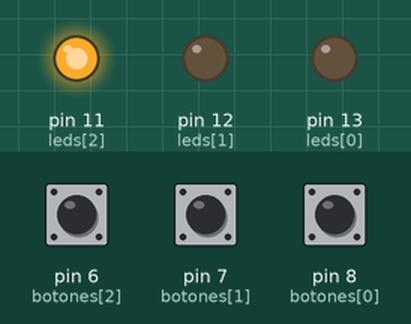
Simulated run of this sketch. Board: Arduino Uno, built with avr-gcc and run on an emulated ATmega328P. Parts: output pins drawn as LEDs (lit = HIGH). The test bench sets the inputs (shaded band); at power-on: pin 6 (botones[2]) HIGH, pin 7 (botones[1]) HIGH, pin 8 (botones[0]) HIGH. Random numbers use the default seed unless the sketch sets one.

Above: at 1.2 s.
1.3 s: pin 6 (botones[2]) pulled LOW for 0.15 s
At 2.3 s:
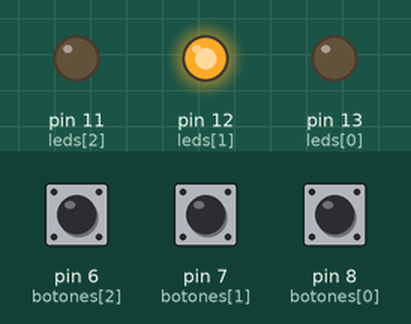
2.9 s: pin 7 (botones[1]) pulled LOW for 0.15 s
At 3.5 s:
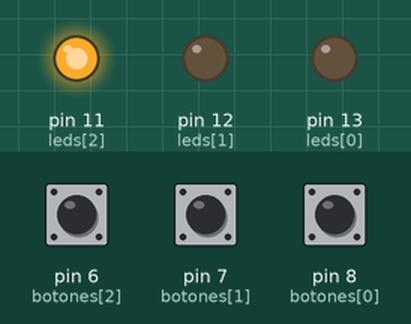
4.5 s: pin 6 (botones[2]) pulled LOW for 1 s
At 5.9 s:
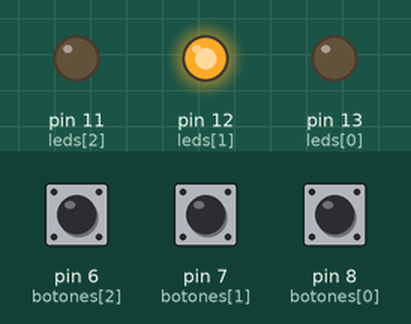
7.0 s: pin 7 (botones[1]) pulled LOW for 1 s
At 7.8 s:
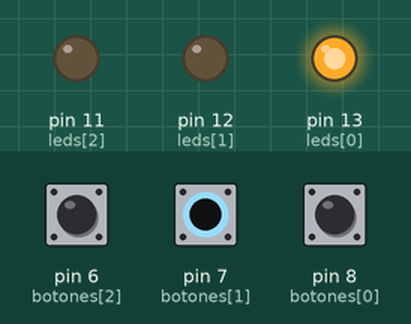
Timing chart, 0 to 10.0 s (numbered marks = the images above; inputs shaded):
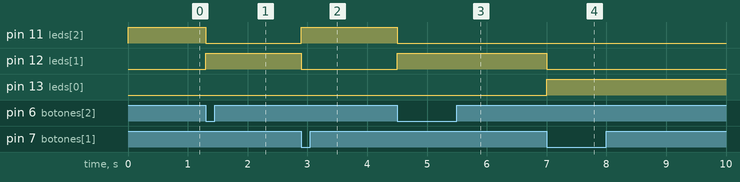

Measured:
- after the input at 1.3 s, pin 11 (leds[2]): HIGH → LOW at once; pin 12 (leds[1]): LOW → HIGH at once
- after the input at 2.9 s, pin 11 (leds[2]): LOW → HIGH at once; pin 12 (leds[1]): HIGH → LOW at once
- after the input at 4.5 s, pin 11 (leds[2]): HIGH → LOW at once; pin 12 (leds[1]): LOW → HIGH at once
- after the input at 7.0 s, pin 12 (leds[1]): HIGH → LOW at once; pin 13 (leds[0]): LOW → HIGH at once

The sketch:

Codigo_Circuito_Juego_LEDs_V1.ino
```cpp
int leds[] = {13, 12, 11}; //Se definen los diferentes pines que van a ser utilizados para alimentar a los leds.
int botones[] = {8, 7, 6}; // En este arreglo se definen los pines que se van a encargar de leer la señal del botón.
int ledActual; //Esta variable se define para luego darle un valor aleatorio.

void setup() {
  for (int i = 0; i < 3; i++) { //Se utiliza esta estructura para poder poner todo el arreglo en modo OUTPUT.
    pinMode(leds[i], OUTPUT); //Se pone el arreglo completo en función de Salida.
  }
  for (int i = 0; i < 3; i++) { //Mismo concepto que en el anterior.
    pinMode(botones[i], INPUT_PULLUP); //Los pines del botón detectan cuando el circuito esta abierto o cerrado.
  }
  randomSeed(analogRead(A0)); //La función de randomseed se utiliza para que cada vez que se ejecute el código el LED prendido inicalmente este en diferente posición.
  ledActual = random(0, 3); //Se utiliza la variable de LedActual, para que se le asigne un valor aleatorio.
  digitalWrite(leds[ledActual], HIGH); //Después de definir el valor deLedActual, se utiliza la función de digitalWrite para encender uno de los leds del arreglo en base al valor de la variable anterior.
}

void loop() {
  for (int i = 0; i < 3; i++) {
    if (digitalRead(botones[i]) == LOW) { //Se abre una estructura if para leer cual de los botones esta siendo presionado por el usuario.
      if (i == ledActual) { //Este if se utiliza para confirmar que el botón presionado sea correspondiente al LED.
        digitalWrite(leds[ledActual], LOW); //En el caso de que el LED y el botón sean correspondientes se apagará el LED para continuar el juego.
        int nuevoLED; //Se define una nueva variable para usarese luego.

        do { //Esta estructura lógica se ejecuta obligaoriamente una vez, y las demás veces se ejecutara cuando la condición este presente.
          nuevoLED = random(0, 3); //Se le asgina un valor aleatorio a la nueva variable.
        } while (nuevoLED == ledActual); //En esta línea esta la condición que hara que se repita el bloque. En este caso es que si el valor de nuevoLED coincide con ledAcutal.
        ledActual = nuevoLED; //Como el código actualiza el valor de nuevoLED cada vez que conincide con ledActual, el mismo LED nunca se va a prender dos veces seguidas.
        digitalWrite(leds[ledActual], HIGH); //Se prende nuevamente un LED.
        delay(200); //Se utiliza un delay para que le de tiempo al usuario de reaccionar al nuevo LED prendido.
      }
    }
  }
}
```
